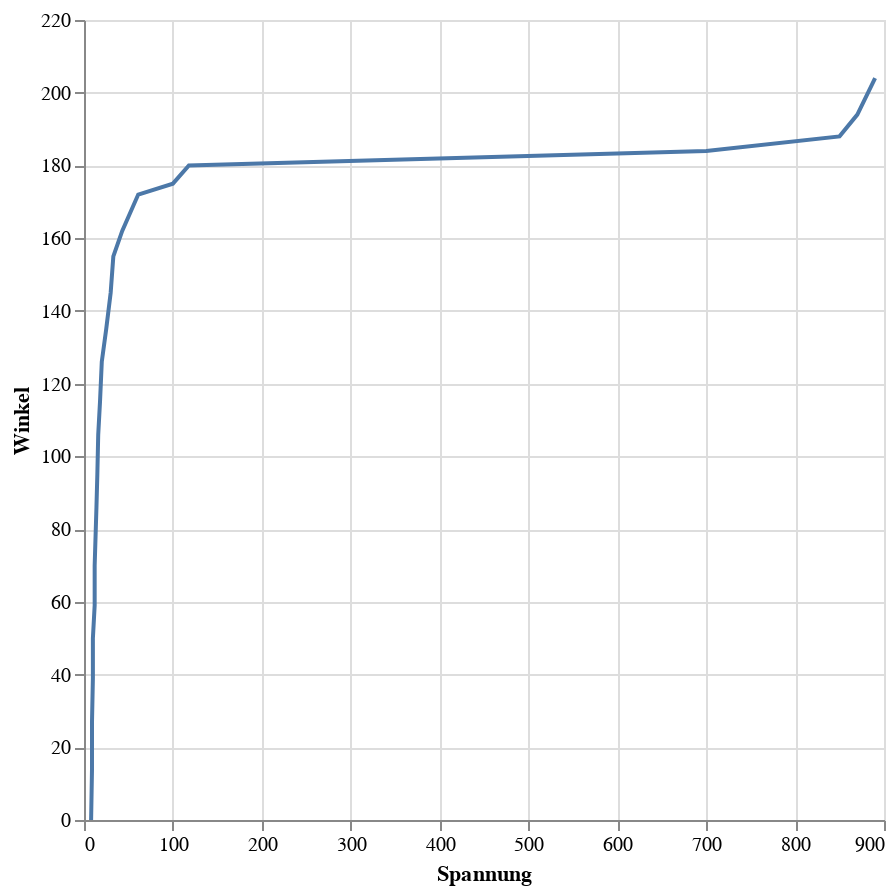

Source (notebook cell):
### Code cell
from IPython.display import display, Markdown, SVG
import numpy as np
import pandas as pd
import altair as alt
from scipy.optimize import curve_fit
data = pd.read_csv("angles-values.csv", names=["Winkel", "Spannung"], index_col=False, header=0)
plot = alt.Chart(data).mark_line(point=False).encode(
        alt.X("Spannung", title="Spannung"),
        alt.Y("Winkel:Q", title="Winkel")).properties(width=400, height=400)
plot

### Figure 1 — Vega-Lite specification as saved in the notebook (floating-point values rounded to 4 significant figures)
{"config": {"view": {"continuousWidth": 400, "continuousHeight": 300}}, "data": {"name": "data-8d40f1a567ad065f0f20ae1da65ae336"}, "mark": {"type": "line", "point": false}, "encoding": {"x": {"type": "quantitative", "field": "Spannung", "title": "Spannung"}, "y": {"type": "quantitative", "field": "Winkel", "title": "Winkel"}}, "height": 400, "width": 400, "$schema": "https://vega.github.io/schema/vega-lite/v4.8.1.json", "datasets": {"data-8d40f1a567ad065f0f20ae1da65ae336": [{"Winkel": 0, "Spannung": 8}, {"Winkel": 14, "Spannung": 9}, {"Winkel": 27, "Spannung": 9}, {"Winkel": 39, "Spannung": 10}, {"Winkel": 50, "Spannung": 10}, {"Winkel": 59, "Spannung": 12}, {"Winkel": 70, "Spannung": 12}, {"Winkel": 78, "Spannung": 13}, {"Winkel": 86, "Spannung": 14}, {"Winkel": 95, "Spannung": 15}, {"Winkel": 106, "Spannung": 16}, {"Winkel": 115, "Spannung": 18}, {"Winkel": 126, "Spannung": 20}, {"Winkel": 135, "Spannung": 25}, {"Winkel": 145, "Spannung": 30}, {"Winkel": 155, "Spannung": 33}, {"Winkel": 162, "Spannung": 43}, {"Winkel": 172, "Spannung": 61}, {"Winkel": 175, "Spannung": 100}, {"Winkel": 180, "Spannung": 118}, {"Winkel": 184, "Spannung": 700}, {"Winkel": 188, "Spannung": 850}, {"Winkel": 194, "Spannung": 870}, {"Winkel": 204, "Spannung": 890}]}}
